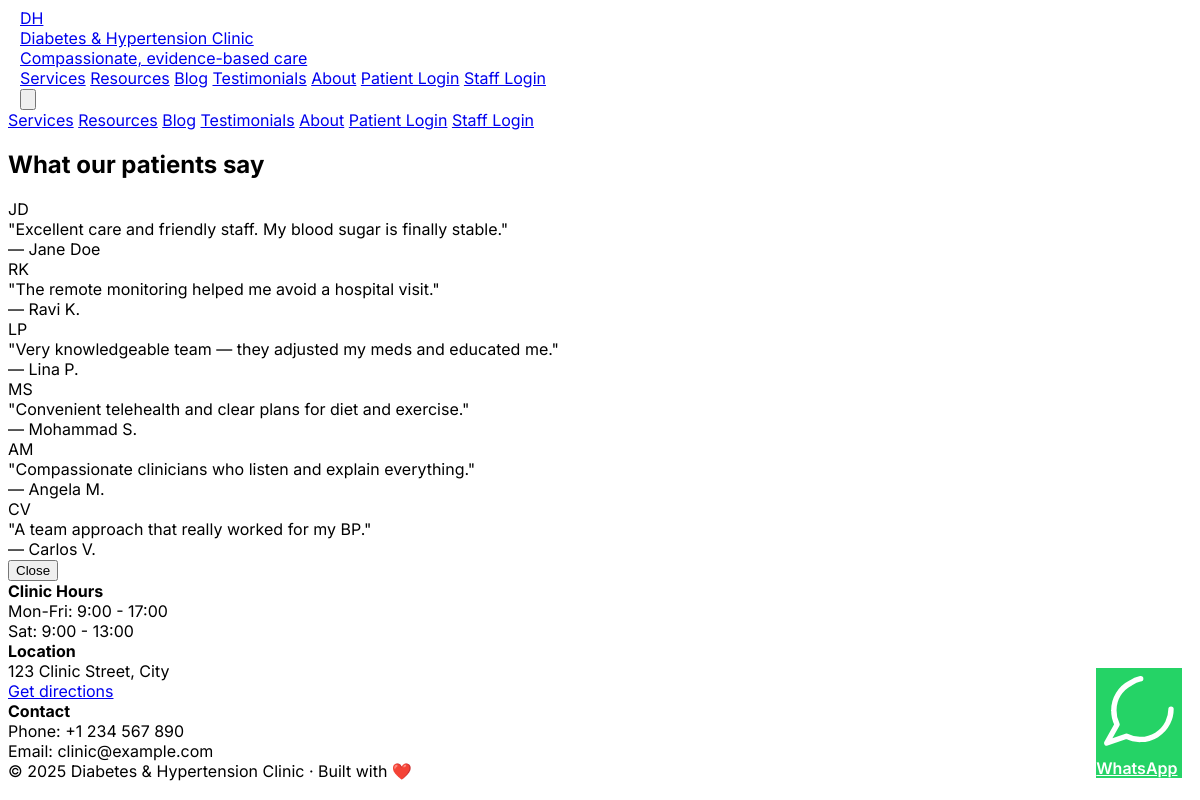
Screenshot of /testimonials with the database file from the repository.
### clinic_website/clinic_app.py (models this page shows)
class Testimonial(db.Model):
    id = db.Column(db.Integer, primary_key=True)
    author = db.Column(db.String(120))
    text = db.Column(db.String(600))
    featured = db.Column(db.Boolean, default=False)
    created_at = db.Column(db.DateTime, default=datetime.utcnow)

### clinic_website/clinic_app.py (the view)
@app.route('/testimonials')
def testimonials():
    t = Testimonial.query.order_by(Testimonial.created_at.desc()).all()
    return render_template('testimonials.html', testimonials=t, title='Testimonials')

### clinic_website/clinic_app.py (called while the page is built)
@app.context_processor
def inject_common():
  phone = os.environ.get('CLINIC_PHONE', '+1234567890')
  wa_num = os.environ.get('CLINIC_WHATSAPP', phone)
  wa_clean = ''.join([c for c in wa_num if c.isdigit()])
  return {
    'now': datetime.utcnow(),
    'doctor_name': os.environ.get('DOCTOR_NAME', 'Amit Patel, MD'),
    'doctor_bio': os.environ.get('DOCTOR_BIO', 'My mission is to help patients live healthy lives with diabetes and hypertension...'),
    'doctor_title': os.environ.get('DOCTOR_TITLE', 'Endocrinologist & Hypertension Specialist'),
    'clinic_phone': phone,
    'clinic_whatsapp': wa_clean,
    'clinic_email': os.environ.get('CLINIC_EMAIL', 'clinic@example.com')
  }

### clinic_website/templates/testimonials.html (shortened to what this page needs)
{% extends 'base.html' %}
{% block content %}
  <h2 class="text-2xl font-bold mt-2">What our patients say</h2>
  <div class="mt-4 space-y-4">
    {% for t in testimonials %}
      <div class="bg-white rounded-xl shadow p-4">
        <div class="flex items-start gap-3">
          <div class="w-12 h-12 bg-[color:var(--primary)] text-white rounded-full flex items-center justify-center font-semibold">{{ t.author.split(' ')[0][:1] }}{{ (t.author.split(' ')[1][:1] if t.author.split(' ')|length > 1 else '') }}</div>
          <div class="flex-1">
            <div class="text-sm text-gray-800">"<span class=\"testimonial-preview\">{{ t.text[:120] }}</span>{% if t.text|length > 120 %}...{% endif %}"</div>
            <div class="mt-2 text-xs text-gray-600">— {{ t.author }}</div>
          </div>
        </div>
      </div>
    {% else %}
      <div class="bg-white rounded-xl shadow p-4">No testimonials yet.</div>
    {% endfor %}
  </div>
  <div id="testimonial-modal" class="fixed inset-0 bg-black bg-opacity-50 hidden items-center justify-center">
    <div class="bg-white rounded-lg max-w-xl w-full p-6">
      <div class="mt-4 text-right"><button id="modal-close" class="px-3 py-2 bg-[color:var(--primary)] text-white rounded">Close</button></div>
    </div>
  </div>
{% endblock %}

### clinic_website/static/css/styles.css (style rules this page uses)
:root { --primary:#0f766e; --accent:#0ea5a3; }
body { font-family:Inter,ui-sans-serif,system-ui,-apple-system,'Segoe UI',Roboto,'Helvetica Neue',Arial }
html { -webkit-font-smoothing:antialiased; -moz-osx-font-smoothing:grayscale }
.bg-white.rounded-xl { border-radius:12px }
#testimonial-modal { z-index:80 }
#testimonial-modal .bg-white { max-height:80vh;overflow:auto }

### rows the page displays
Testimonial: author "J", author "D", text "Excellent care and friendly staff. My blood sugar is finally stable.", author "Jane Doe"
Testimonial: author "R", author "K", text "The remote monitoring helped me avoid a hospital visit.", author "Ravi K."
Testimonial: author "L", author "P", text "Very knowledgeable team — they adjusted my meds and educated me.", author "Lina P."
Testimonial: author "M", author "S", text "Convenient telehealth and clear plans for diet and exercise.", author "Mohammad S."
Testimonial: author "A", author "M", text "Compassionate clinicians who listen and explain everything.", author "Angela M."
Testimonial: author "C", author "V", text "A team approach that really worked for my BP.", author "Carlos V."
